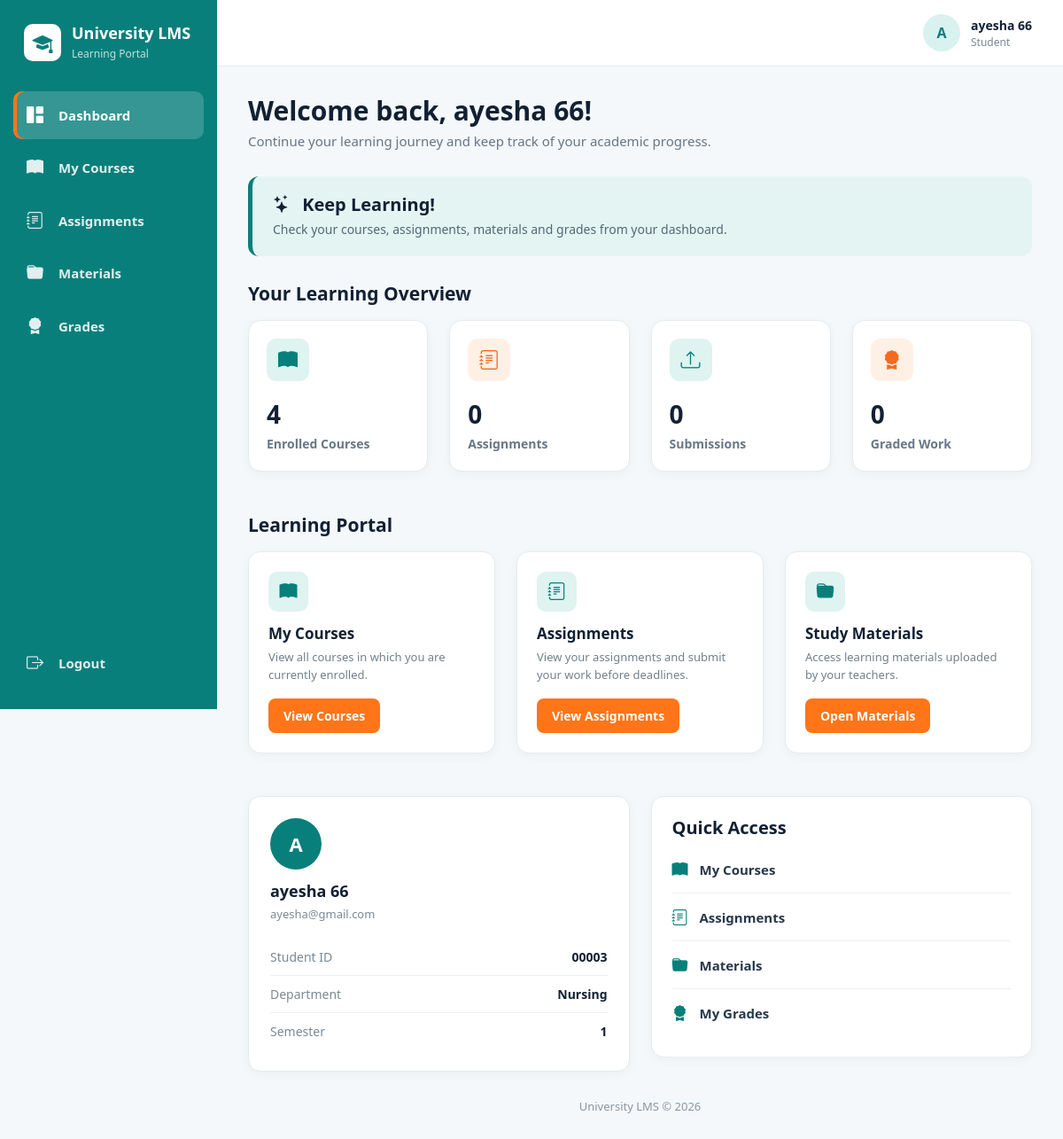
/student/dashboard.php (signed in), run on the app's committed database.
### tables this page shows
CREATE TABLE `users` (
  `id` int(11) NOT NULL,
  `full_name` varchar(100) NOT NULL,
  `email` varchar(100) NOT NULL,
  `phone` varchar(30) DEFAULT NULL,
  `address` varchar(255) DEFAULT NULL,
  `student_id` varchar(50) DEFAULT NULL,
  `teacher_id` varchar(50) DEFAULT NULL,
  `semester` int(11) DEFAULT NULL,
  `department_id` int(11) DEFAULT NULL,
  `password` varchar(255) NOT NULL,
  `role` enum('student','teacher','admin') NOT NULL DEFAULT 'student',
  `created_at` timestamp NOT NULL DEFAULT current_timestamp()
);

CREATE TABLE `departments` (
  `id` int(11) NOT NULL,
  `name` varchar(100) NOT NULL,
  `description` text DEFAULT NULL,
  `created_at` timestamp NOT NULL DEFAULT current_timestamp()
);

### student/dashboard.php (the view, shortened to what this page needs)
<?php
include "../includes/db.php";
$student_id = $_SESSION['user_id'];
$stmt = mysqli_prepare(
    $conn,
    "SELECT full_name, email, student_id, semester, department_id
     FROM users
     WHERE id = ?"
);
mysqli_stmt_bind_param($stmt, "i", $student_id);
mysqli_stmt_execute($stmt);
$result = mysqli_stmt_get_result($stmt);
$student = mysqli_fetch_assoc($result);
$department_name = "Not Assigned";
if (!empty($student['department_id'])) {
    $dept_stmt = mysqli_prepare(
        $conn,
        "SELECT name FROM departments WHERE id = ?"
    );
    mysqli_stmt_bind_param(
        $dept_stmt,
        "i",
        $student['department_id']
    );
    mysqli_stmt_execute($dept_stmt);
    $dept_result = mysqli_stmt_get_result($dept_stmt);
    $dept = mysqli_fetch_assoc($dept_result);
    if ($dept) {
        $department_name = $dept['name'];
    }
}
$stmt = mysqli_prepare(
    $conn,
    "SELECT COUNT(*) AS total
     FROM enrollments
     WHERE student_id = ?"
);
mysqli_stmt_bind_param($stmt, "i", $student_id);
mysqli_stmt_execute($stmt);
$course_count = mysqli_fetch_assoc(
    mysqli_stmt_get_result($stmt)
)['total'];
$stmt = mysqli_prepare(
    $conn,
    "SELECT COUNT(*) AS total
     FROM assignments
     INNER JOIN enrollments
        ON assignments.course_id = enrollments.course_id
     WHERE enrollments.student_id = ?"
);
mysqli_stmt_bind_param($stmt, "i", $student_id);
mysqli_stmt_execute($stmt);
$assignment_count = mysqli_fetch_assoc(
    mysqli_stmt_get_result($stmt)
)['total'];
$stmt = mysqli_prepare(
    $conn,
    "SELECT COUNT(*) AS total
     FROM submissions
     WHERE student_id = ?"
);
mysqli_stmt_bind_param($stmt, "i", $student_id);
mysqli_stmt_execute($stmt);
$submission_count = mysqli_fetch_assoc(
    mysqli_stmt_get_result($stmt)
)['total'];
$stmt = mysqli_prepare(
    $conn,
    "SELECT COUNT(*) AS total
     FROM grades
     INNER JOIN submissions
        ON grades.submission_id = submissions.id
     WHERE submissions.student_id = ?"
);
mysqli_stmt_bind_param($stmt, "i", $student_id);
mysqli_stmt_execute($stmt);
$grade_count = mysqli_fetch_assoc(
    mysqli_stmt_get_result($stmt)
)['total'];
$initial = strtoupper(substr($student['full_name'], 0, 1));
?>
<!DOCTYPE html>
<html lang="en">
<head>
    <link
        href="https://cdn.jsdelivr.net/npm/bootstrap@5.3.3/dist/css/bootstrap.min.css"
        rel="stylesheet"
    >
    <link
        rel="stylesheet"
        href="https://cdn.jsdelivr.net/npm/bootstrap-icons@1.11.3/font/bootstrap-icons.min.css"
    >
</head>
<body>
<div class="sidebar">
    <div class="brand">
        <div class="brand-icon">
            <i class="bi bi-mortarboard-fill"></i>
        </div>
        <div>
            <div class="brand-text">University LMS</div>
            <div class="brand-small">Learning Portal</div>
        </div>
    </div>
    <div class="nav-menu">
        <a href="dashboard.php"
           class="nav-link-custom active">
            <i class="bi bi-grid-1x2-fill"></i>
            Dashboard
        </a>
        <a href="courses.php"
           class="nav-link-custom">
            <i class="bi bi-book-fill"></i>
            My Courses
        </a>
        <a href="assignments.php"
           class="nav-link-custom">
            <i class="bi bi-journal-text"></i>
            Assignments
        </a>
        <a href="materials.php"
           class="nav-link-custom">
            <i class="bi bi-folder-fill"></i>
            Materials
        </a>
        <a href="grades.php"
           class="nav-link-custom">
            <i class="bi bi-award-fill"></i>
            Grades
        </a>
        <a href="../logout.php"
           class="nav-link-custom logout-link">
            <i class="bi bi-box-arrow-right"></i>
            Logout
        </a>
    </div>
</div>
<div class="main-content">
    <div class="topbar">
        <div class="student-profile">
            <div class="profile-avatar">
                <?php echo htmlspecialchars($initial); ?>
            </div>
            <div class="profile-info">
                <strong>
                    <?php echo htmlspecialchars($student['full_name']); ?>
                </strong>
                <span>
                    Student
                </span>
            </div>
        </div>
    </div>
    <div class="content">
        <h1 class="welcome-title">
            Welcome back, <?php echo htmlspecialchars($student['full_name']); ?>!
        </h1>
        <p class="welcome-text">
            Continue your learning journey and keep track of your academic progress.
        </p>
        <div class="welcome-box">
            <h4>
                <i class="bi bi-stars me-2"></i>
                Keep Learning!
            </h4>
            <p>
                Check your courses, assignments, materials and grades from your dashboard.
            </p>
        </div>
        <h3 class="section-title">
            Your Learning Overview
        </h3>
        <div class="row g-4 mb-5">
            <div class="col-lg-3 col-md-6">
                <div class="stat-card">
                    <div class="stat-icon teal-icon">
                        <i class="bi bi-book-fill"></i>
                    </div>
                    <div class="stat-number">
                        <?php echo $course_count; ?>
                    </div>
                    <div class="stat-label">
                        Enrolled Courses
                    </div>
                </div>
            </div>
            <div class="col-lg-3 col-md-6">
                <div class="stat-card">
                    <div class="stat-icon orange-icon">
                        <i class="bi bi-journal-text"></i>
                    </div>
                    <div class="stat-number">
                        <?php echo $assignment_count; ?>
                    </div>
                    <div class="stat-label">
                        Assignments
                    </div>
                </div>
            </div>
            <div class="col-lg-3 col-md-6">
                <div class="stat-card">
                    <div class="stat-icon teal-icon">
                        <i class="bi bi-upload"></i>
                    </div>
                    <div class="stat-number">
                        <?php echo $submission_count; ?>
                    </div>
                    <div class="stat-label">
                        Submissions
                    </div>
                </div>
            </div>
            <div class="col-lg-3 col-md-6">
                <div class="stat-card">
                    <div class="stat-icon orange-icon">
                        <i class="bi bi-award-fill"></i>
                    </div>
                    <div class="stat-number">
                        <?php echo $grade_count; ?>
                    </div>
                    <div class="stat-label">
                        Graded Work
                    </div>
                </div>
            </div>
        </div>
        <h3 class="section-title">
            Learning Portal
        </h3>
        <div class="row g-4 mb-5">
            <div class="col-lg-4 col-md-6">
                <div class="portal-card">
                    <div class="portal-icon">
                        <i class="bi bi-book-fill"></i>
                    </div>
                    <h5>My Courses</h5>
                    <p>
                        View all courses in which you are currently enrolled.
                    </p>
                    <a href="courses.php"
                       class="btn-theme">
                        View Courses
                    </a>
                </div>
            </div>
            <div class="col-lg-4 col-md-6">
                <div class="portal-card">
                    <div class="portal-icon">
                        <i class="bi bi-journal-text"></i>
                    </div>
                    <h5>Assignments</h5>
                    <p>
                        View your assignments and submit your work before deadlines.
                    </p>
                    <a href="assignments.php"
                       class="btn-theme">
                        View Assignments
                    </a>
                </div>
            </div>
            <div class="col-lg-4 col-md-6">
                <div class="portal-card">
                    <div class="portal-icon">
                        <i class="bi bi-folder-fill"></i>
                    </div>
                    <h5>Study Materials</h5>
                    <p>
                        Access learning materials uploaded by your teachers.
                    </p>
                    <a href="materials.php"
                       class="btn-theme">
                        Open Materials
                    </a>
                </div>
            </div>
        </div>
        <div class="row g-4">
            <div class="col-lg-6">
                <div class="profile-card">
                    <div class="profile-big">
                        <?php echo htmlspecialchars($initial); ?>
                    </div>
                    <h5>
                        <?php echo htmlspecialchars($student['full_name']); ?>
                    </h5>
                    <div class="email">
                        <?php echo htmlspecialchars($student['email']); ?>
                    </div>
                    <div class="profile-row">
                        <span>Student ID</span>
                        <span>
                            <?php echo htmlspecialchars($student['student_id']); ?>
                        </span>
                    </div>
                    <div class="profile-row">
                        <span>Department</span>
                        <span>
                            <?php echo htmlspecialchars($department_name); ?>
                        </span>
                    </div>
                    <div class="profile-row">
                        <span>Semester</span>
                        <span>
                            <?php echo htmlspecialchars($student['semester']); ?>
                        </span>
                    </div>
                </div>
            </div>
            <div class="col-lg-6">
                <div class="quick-box">
                    <h5 class="fw-bold mb-2">
                        Quick Access
                    </h5>
                    <a href="courses.php"
                       class="quick-link">
                        <i class="bi bi-book-fill"></i>
                        My Courses
                    </a>
                    <a href="assignments.php"
                       class="quick-link">
                        <i class="bi bi-journal-text"></i>
                        Assignments
                    </a>
                    <a href="materials.php"
                       class="quick-link">
                        <i class="bi bi-folder-fill"></i>
                        Materials
                    </a>
                    <a href="grades.php"
                       class="quick-link">
                        <i class="bi bi-award-fill"></i>
                        My Grades
                    </a>
                </div>
            </div>
        </div>
        <div class="footer">
            University LMS &copy; <?php echo date("Y"); ?>
        </div>
    </div>
</div>
</body>
</html>

### data on the page
users: full_name "A", full_name "ayesha 66", email "ayesha@gmail.com", student "00003", semester "1"
departments: name "Nursing"

### other printed values
$course_count "4"
$assignment_count "0"
$submission_count "0"
$grade_count "0"
